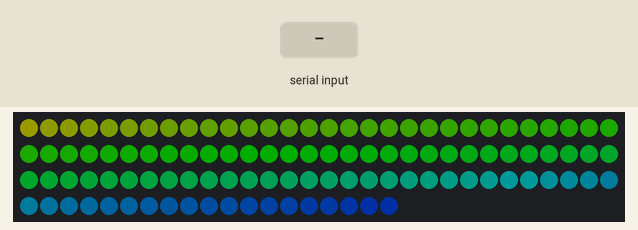
Bench run of a sketch on a simulated Arduino Uno, built with avr-gcc and run on an emulated ATmega328P. On the bench: 109 RGB LEDs in strip order, left to right, continuing on the next row. The test bench sets the inputs (shaded band). Dim RGB values are drawn brighter than linear.

Above: at 1.2 s.
1.3 s: byte 90 received over Serial
At 1.75 s:
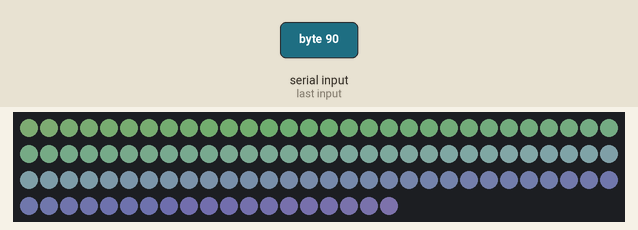
4.0 s: byte 120 received over Serial
At 4.31 s:
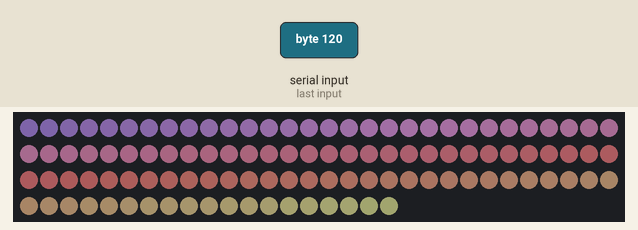
6.6 s: byte 30 received over Serial
At 6.87 s:
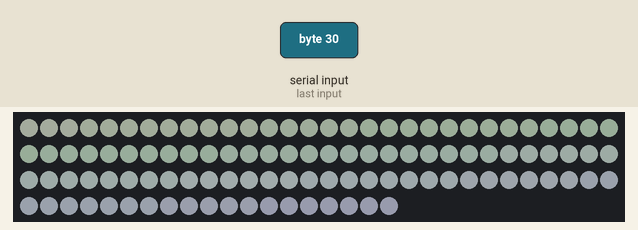
9.1 s: byte 90 received over Serial
12.0 s: byte 120 received over Serial
At 13.91 s:
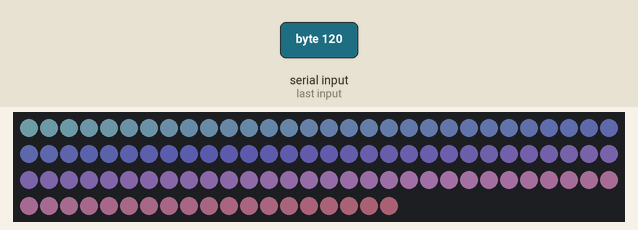
14.9 s: byte 90 received over Serial
At 15.19 s:
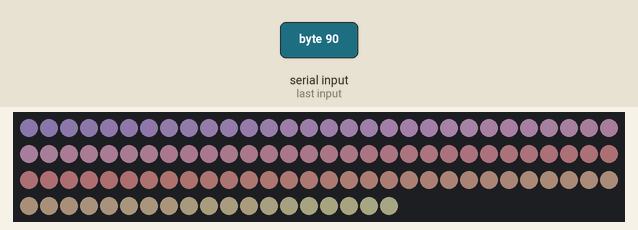

Measured:
- after the input at 1.3 s, the LEDs: change after 0.30 s (image 1)
- after the input at 4.0 s, the LEDs: change after 0.16 s (image 2)
- after the input at 6.6 s, the LEDs: change after 0.12 s (image 3)
- after the input at 12.0 s, the LEDs: first change after 0.16 s (image 4 shows a later state)
- after the input at 14.9 s, the LEDs: change after 0.14 s (image 5)

The sketch:

asketch.ino
```cpp
#include <Adafruit_NeoPixel.h>

#ifdef __AVR__
  #include <avr/power.h>
#endif

#define PIN 6

// Parameter 1 = number of pixels in strip
// Parameter 2 = Arduino pin number (most are valid)
// Parameter 3 = pixel type flags, add together as needed:
//   NEO_KHZ800  800 KHz bitstream (most NeoPixel products w/WS2812 LEDs)
//   NEO_KHZ400  400 KHz (classic 'v1' (not v2) FLORA pixels, WS2811 drivers)
//   NEO_GRB     Pixels are wired for GRB bitstream (most NeoPixel products)
//   NEO_RGB     Pixels are wired for RGB bitstream (v1 FLORA pixels, not v2)
//   NEO_RGBW    Pixels are wired for RGBW bitstream (NeoPixel RGBW products)
Adafruit_NeoPixel strip = Adafruit_NeoPixel(109, PIN, NEO_GRB + NEO_KHZ800);
//Adafruit_NeoPixel strip = Adafruit_NeoPixel(1, PIN, NEO_GRB + NEO_KHZ800);

// IMPORTANT: To reduce NeoPixel burnout risk, add 1000 uF capacitor across
// pixel power leads, add 300 - 500 Ohm resistor on first pixel's data input
// and minimize distance between Arduino and first pixel.  Avoid connecting
// on a live circuit...if you must, connect GND first.

char serialChar = 255;


void setup() {
  // This is for Trinket 5V 16MHz, you can remove these three lines if you are not using a Trinket
  #if defined (__AVR_ATtiny85__)
    if (F_CPU == 16000000) clock_prescale_set(clock_div_1);
  #endif
  // End of trinket special code

  Serial.begin(9600);

  strip.begin();
  strip.setBrightness(50);
  strip.show(); // Initialize all pixels to 'off'
}

// enumerate patterns, which is the top-level choice
enum Pattern {RAINBOW};


int timer = 0;
int counter;
float health = 1.0;
void loop() {
  // we probably need a better way to choose patterns but this will do for now
  static Pattern activePattern = RAINBOW;
  // probably should do this instead
  //static void (*pattern)(void) = &rainbow;
  getSerial();
  if (activePattern == RAINBOW)
  {
    rainbow(20);
    //rainbow(100);
  }
  else
  {
    rainbow(20);
  }
}
// get health data from the serial connection
void getSerial()
{
  if (Serial.available() > 0) {
    serialChar = Serial.read();
    health = byte(serialChar)/255.0;
    //Serial
  }
}

// change the saturation based on the health of the coral
void bleachedDispatch(uint8_t pixel, uint32_t color)
{
    float bleached = 1.0 - health;
    byte r = (color >> 16);
    byte g = (color >>  8);
    byte b = (uint8_t) color;
    byte r2 = r + (255 - r) * bleached;
    byte g2 = g + (255 - g) * bleached;
    byte b2 = b + (255 - b) * bleached;
    strip.setPixelColor(pixel, strip.Color(r2, g2, b2));
}

void rainbow(uint8_t wait) {
  uint16_t j = counter;
  if (millis() - timer > wait)
  {
    timer = millis();
    for (uint16_t i=0; i<strip.numPixels(); i++) {
      bleachedDispatch(i, Wheel((i+j) & 255));
    }
    counter = (counter+1)%256;
    // perhaps this should happen a little less often
    strip.show();
  }
}


// Input a value 0 to 255 to get a color value.
// The colours are a transition r - g - b - back to r.
uint32_t Wheel(byte WheelPos) {
  WheelPos = 255 - WheelPos;
  if(WheelPos < 85) {
    return strip.Color(255 - WheelPos * 3, 0, WheelPos * 3);
  }
  if(WheelPos < 170) {
    WheelPos -= 85;
    return strip.Color(0, WheelPos * 3, 255 - WheelPos * 3);
  }
  WheelPos -= 170;
  return strip.Color(WheelPos * 3, 255 - WheelPos * 3, 0);
}
```
